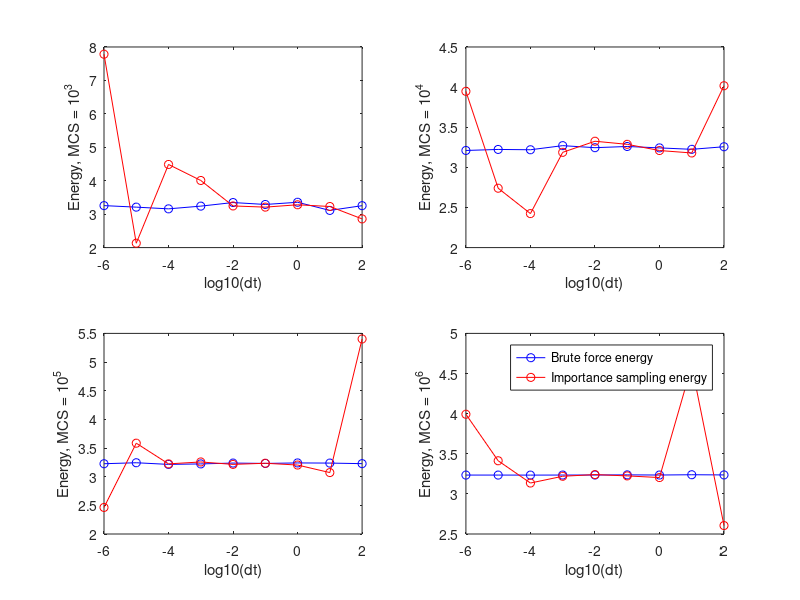

Write the MATLAB code that produced this figure.
%importance analysis

dt = csvread('imp_ana_dt_meshgrid.csv');
MCS =csvread('imp_ana_MCS_meshgrid.csv');
BE = csvread('imp_ana_brute_energies.csv');
IE = csvread('imp_ana_imp_energies.csv');

% figure(1)
% hold off
% surf(log10(dt),MCS,BE);
% xlabel('log10(dt)');
% ylabel('MCS');
% zlabel('Brute energy');
% 
% figure(2)
% hold off
% surf(log10(dt),MCS,IE);
% xlabel('log10(dt)');
% ylabel('MCS');
% zlabel('Brute energy');


hold off
subplot(2,2,1)
i = 1;
plot(log10(dt(i,:)),BE(i,:),'bo-');
hold on
plot(log10(dt(i,:)),IE(i,:),'ro-');
xlabel('log10(dt)')
ylabel(strcat('Energy, MCS = 10^',num2str(log10(MCS(i,1)))));


subplot(2,2,2)
i = 2;
plot(log10(dt(i,:)),BE(i,:),'bo-');
hold on
plot(log10(dt(i,:)),IE(i,:),'ro-');
xlabel('log10(dt)')
ylabel(strcat('Energy, MCS = 10^',num2str(log10(MCS(i,1)))));

subplot(2,2,3)
i = 3;
plot(log10(dt(i,:)),BE(i,:),'bo-');
hold on
plot(log10(dt(i,:)),IE(i,:),'ro-');
xlabel('log10(dt)')
ylabel(strcat('Energy, MCS = 10^',num2str(log10(MCS(i,1)))));

subplot(2,2,4)
i = 4;
plot(log10(dt(i,:)),BE(i,:),'bo-');
hold on
plot(log10(dt(i,:)),IE(i,:),'ro-');
xlabel('log10(dt)')
ylabel(strcat('Energy, MCS = 10^',num2str(log10(MCS(i,1)))));
legend('Brute force energy','Importance sampling energy');


